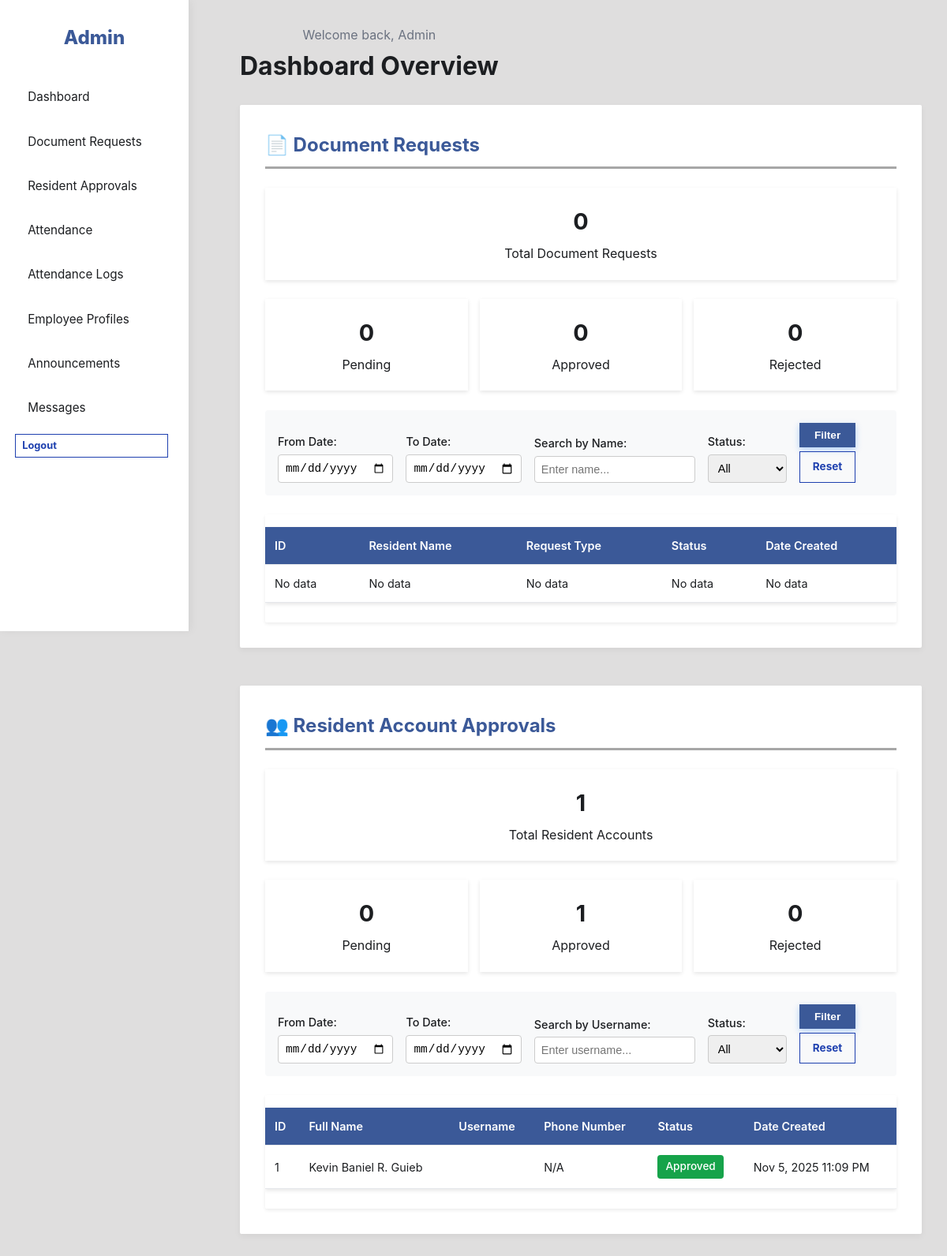
Screenshot of /admin/AdminDashboard.php (signed in) with the database file from the repository.
### tables this page shows
CREATE TABLE `residents` (
  `id` int(11) NOT NULL,
  `full_name` varchar(255) NOT NULL,
  `username` varchar(50) NOT NULL,
  `email` varchar(255) DEFAULT NULL,
  `phone_number` varchar(20) DEFAULT NULL,
  `resident_password` varchar(255) NOT NULL,
  `id_file` LONGBLOB NOT NULL,
  `proof_file` LONGBLOB NOT NULL,
  `approval_status` enum('Pending','Approved','Rejected') DEFAULT 'Pending',
  `rejection_date` timestamp NULL DEFAULT NULL,
  `verification_code` varchar(10) DEFAULT NULL,
  `verification_expires` datetime DEFAULT NULL,
  `password_reset_token` varchar(100) DEFAULT NULL,
  `password_reset_expires` datetime DEFAULT NULL,
  `created_at` timestamp NOT NULL DEFAULT current_timestamp()
);

### config/Database.php (called while the page is built, shortened)
<?php
class Database {
    private static $instance = null;
    private $conn;
    private $host = "localhost";
    private $db_name = "smartbarangaydb";
    private $username = "root";
    private $password = "";
    private function __construct() {
        try {
            $this->conn = new PDO(
                "mysql:host=" . $this->host . ";dbname=" . $this->db_name,
                $this->username,
                $this->password
            );
            $this->conn->setAttribute(PDO::ATTR_ERRMODE, PDO::ERRMODE_EXCEPTION);
            $this->conn->exec("set names utf8");
            $this->conn->exec("SET time_zone = '+08:00'");
        } catch(PDOException $e) {
            $this->displayError(
                "Unable to Connect to the System",
                "We're having trouble connecting to our database. This might be temporary. Please try again in a few moments.",
                "If the problem continues, please contact the barangay office for assistance."
            );
        }
    }
    public static function getInstance() {
        if (self::$instance === null) {
            self::$instance = new self();
        }
        return self::$instance;
    }
    public function getConnection() {
        return $this->conn;
    }
}

### admin/Admin.php (called while the page is built, shortened)
<?php
require_once "../config/Database.php";
class Admin {
    private $conn;
    public function __construct() {
        $this->conn = Database::getInstance()->getConnection();
    }
    public function getRequests() {
        try {
            $stmt = $this->conn->prepare("CALL getAllRequestsWithResidents()");
            $stmt->execute();
            return $stmt->fetchAll(PDO::FETCH_ASSOC);
        } catch (PDOException $e) {
            error_log("Get requests error: " . $e->getMessage());
            return [];
        }
    }
    public function getAllResidents() {
        try {
            $stmt = $this->conn->prepare("CALL getAllResidentsWithStatus()");
            $stmt->execute();
            return $stmt->fetchAll(PDO::FETCH_ASSOC);
        } catch (PDOException $e) {
            error_log("Get all residents error: " . $e->getMessage());
            return [];
        }
    }
}

### admin/AdminDashboard.php (the view, shortened to what this page needs)
<?php
require_once "Admin.php";
$admin = new Admin();
$docFromDate = isset($_GET['doc_from_date']) ? $_GET['doc_from_date'] : '';
$docToDate = isset($_GET['doc_to_date']) ? $_GET['doc_to_date'] : '';
$docSearch = isset($_GET['doc_search']) ? trim($_GET['doc_search']) : '';
$residentFromDate = isset($_GET['resident_from_date']) ? $_GET['resident_from_date'] : '';
$residentToDate = isset($_GET['resident_to_date']) ? $_GET['resident_to_date'] : '';
$residentSearch = isset($_GET['resident_search']) ? trim($_GET['resident_search']) : '';
$allRequests = $admin->getRequests();
$allResidents = $admin->getAllResidents();
$docPending = $docApproved = $docRejected = 0;
$residentPending = $residentApproved = $residentRejected = 0;
foreach ($allResidents as $r) {
    switch ($r['approval_status']) {
        case 'Approved': $residentApproved++; break;
    }
}
$filteredRequests = $allRequests;
$filteredRequests = array_values($filteredRequests);
$filteredResidents = $allResidents;
$filteredResidents = array_values($filteredResidents);
?>
<!DOCTYPE html>
<html lang="en">
<head>
  <link rel="stylesheet" href="../css/admin.css">
  <link rel="stylesheet" href="https://cdn.datatables.net/1.13.5/css/jquery.dataTables.min.css">
</head>
<body>
  <div class="admin-layout">
    <?php include __DIR__ . '/sidebar.php'; ?>
    <main class="admin-main">
      <header class="admin-top">
        <div>
          <p class="muted">Welcome back, Admin</p>
          <h1>Dashboard Overview</h1>
        </div>
      </header>
      <section id="document-requests" class="dashboard-section">
        <h2>📄 Document Requests</h2>
        <div class="stat-card highlight-card">
          <h3><?php echo count($allRequests); ?></h3>
          <p>Total Document Requests</p>
        </div>
        <section class="stats-grid">
          <div class="stat-card">
            <h3><?php echo $docPending; ?></h3>
            <p>Pending</p>
          </div>
          <div class="stat-card">
            <h3><?php echo $docApproved; ?></h3>
            <p>Approved</p>
          </div>
          <div class="stat-card">
            <h3><?php echo $docRejected; ?></h3>
            <p>Rejected</p>
          </div>
        </section>
        <form method="GET" class="filter-form" id="docFilterForm">
          <div class="filter-row">
            <div class="filter-group">
              <label>From Date:</label>
              <input type="date" name="doc_from_date" value="<?php echo htmlspecialchars($docFromDate); ?>" class="form-input">
            </div>
            <div class="filter-group">
              <label>To Date:</label>
              <input type="date" name="doc_to_date" value="<?php echo htmlspecialchars($docToDate); ?>" class="form-input">
            </div>
            <div class="filter-group">
              <label>Search by Name:</label>
              <input type="text" name="doc_search" value="<?php echo htmlspecialchars($docSearch); ?>" placeholder="Enter name..." class="form-input">
            </div>
            <div class="filter-group">
              <label>Status:</label>
              <select name="doc_status" class="form-input">
                <option value="">All</option>
              </select>
            </div>
            <div class="filter-group">
              <button type="submit" class="btn btn-primary">Filter</button>
              <a href="AdminDashboard.php" class="btn outline">Reset</a>
            </div>
          </div>
        </form>
        <div class="table-container">
          <table id="documentRequestsTable" class="data-table">
            <thead>
              <tr>
                <th>ID</th>
                <th>Resident Name</th>
                <th>Request Type</th>
                <th>Status</th>
                <th>Date Created</th>
              </tr>
            </thead>
            <tbody>
              <?php if (count($filteredRequests) > 0): ?>
                <?php foreach ($filteredRequests as $request): ?>
                  <tr>
                    <td><?php echo htmlspecialchars($request['id']); ?></td>
                    <td><?php echo htmlspecialchars($request['full_name']); ?></td>
                    <td><?php echo htmlspecialchars($request['type']); ?></td>
                    <td>
                      <span class="status-badge status-<?php echo strtolower($request['status']); ?>">
                        <?php echo htmlspecialchars($request['status']); ?>
                      </span>
                    </td>
                    <td><?php echo date('M j, Y g:i A', strtotime($request['created_at'])); ?></td>
                  </tr>
                <?php endforeach; ?>
              <?php else: ?>
                <tr>
                  <td>No data</td>
                  <td>No data</td>
                  <td>No data</td>
                  <td>No data</td>
                  <td>No data</td>
                </tr>
              <?php endif; ?>
            </tbody>
          </table>
        </div>
      </section>
      <section id="resident-approvals" class="dashboard-section">
        <h2>👥 Resident Account Approvals</h2>
        <div class="stat-card highlight-card">
          <h3><?php echo count($allResidents); ?></h3>
          <p>Total Resident Accounts</p>
        </div>
        <section class="stats-grid">
          <div class="stat-card">
            <h3><?php echo $residentPending; ?></h3>
            <p>Pending</p>
          </div>
          <div class="stat-card">
            <h3><?php echo $residentApproved; ?></h3>
            <p>Approved</p>
          </div>
          <div class="stat-card">
            <h3><?php echo $residentRejected; ?></h3>
            <p>Rejected</p>
          </div>
        </section>
        <form method="GET" class="filter-form" id="residentFilterForm">
          <div class="filter-row">
            <div class="filter-group">
              <label>From Date:</label>
              <input type="date" name="resident_from_date" value="<?php echo htmlspecialchars($residentFromDate); ?>" class="form-input">
            </div>
            <div class="filter-group">
              <label>To Date:</label>
              <input type="date" name="resident_to_date" value="<?php echo htmlspecialchars($residentToDate); ?>" class="form-input">
            </div>
            <div class="filter-group">
              <label>Search by Username:</label>
              <input type="text" name="resident_search" value="<?php echo htmlspecialchars($residentSearch); ?>" placeholder="Enter username..." class="form-input">
            </div>
            <div class="filter-group">
              <label>Status:</label>
              <select name="resident_status" class="form-input">
                <option value="">All</option>
              </select>
            </div>
            <div class="filter-group">
              <button type="submit" class="btn btn-primary">Filter</button>
              <a href="AdminDashboard.php" class="btn outline">Reset</a>
            </div>
          </div>
        </form>
        <div class="table-container">
          <table id="residentApprovalsTable" class="data-table">
            <thead>
              <tr>
                <th>ID</th>
                <th>Full Name</th>
                <th>Username</th>
                <th>Phone Number</th>
                <th>Status</th>
                <th>Date Created</th>
              </tr>
            </thead>
            <tbody>
              <?php if (count($filteredResidents) > 0): ?>
                <?php foreach ($filteredResidents as $resident): ?>
                  <tr>
                    <td><?php echo htmlspecialchars($resident['id']); ?></td>
                    <td><?php echo htmlspecialchars($resident['full_name']); ?></td>
                    <td><?php echo htmlspecialchars($resident['username'] ?? 'N/A'); ?></td>
                    <td><?php echo htmlspecialchars($resident['phone_number'] ?? 'N/A'); ?></td>
                    <td>
                      <span class="status-badge status-<?php echo strtolower($resident['approval_status']); ?>">
                        <?php echo htmlspecialchars($resident['approval_status']); ?>
                      </span>
                    </td>
                    <td><?php echo date('M j, Y g:i A', strtotime($resident['created_at'])); ?></td>
                  </tr>
                <?php endforeach; ?>
              <?php endif; ?>
            </tbody>
          </table>
        </div>
      </section>
    </main>
  </div>
</body>
</html>

### css/admin.css (style rules this page uses)
:root { --primary-green: #3b5998; --secondary-green: #dfdede; --white: #ffffff; --accent-yellow: #a7a7a7; --text-dark: #1c1e21; --text-light: #65676b; --btn-hover: #165ecc; --card-shadow: rgba(0, 0, 0, 0.08); --transition-speed: 0.3s; }
* { box-sizing: border-box; margin: 0; padding: 0; }
body { font-family: "Inter", system-ui, Arial, sans-serif; background-color: var(--secondary-green); color: var(--text-dark); line-height: 1.6; min-height: 100vh; display: flex; flex-direction: column; }
a { text-decoration: none; color: inherit; }
.btn { padding: 0.45rem 1rem; font-size: 0.85rem; font-weight: 700; cursor: pointer; border: none; transition: 0.25s; }
.btn:not(.outline) { background: var(--primary-green); color: var(--white); box-shadow: 0 3px 8px rgba(24, 119, 242, 0.3); }
.btn.outline { border: 2px solid var(--primary-green); color: var(--primary-green); background: transparent; }
.admin-layout { display: flex; gap: 2rem; }
.admin-main { flex: 1; display: flex; flex-direction: column; padding: 2rem; }
.admin-top { display: flex; justify-content: space-between; align-items: center; margin-bottom: 1.5rem; }
.stats-grid { display: flex; gap: 15px; margin-bottom: 25px; }
.highlight-card { margin-bottom: 1.5rem; width: 100%; text-align: center; padding: 1.5rem; }
.highlight-card + .stats-grid { margin-top: 0.5rem; }
.stat-card { flex: 1; background-color: #ffffff; padding: 20px; text-align: center; box-shadow: 0 2px 5px rgba(0,0,0,0.1); }
.stat-card h3 { font-size: 1.8rem; margin-bottom: 5px; }
table { width: 100%; max-width: 100%; border-collapse: collapse; background-color: #ffffff; overflow: hidden; margin-bottom: 25px; box-shadow: 0 2px 5px rgba(0,0,0,0.1); }
table thead { background-color: #1e40af; color: #fff; }
table th, table td { padding: 10px 12px; text-align: left; border-bottom: 1px solid #e5e7eb; }
.muted { color: #6b7280; text-align: center; }
.status-badge { display: inline-block; padding: 4px 10px; font-size: 0.85rem; font-weight: 500; color: #fff; text-align: center; border-radius: 4px; }
.status-approved { background-color: #16a34a; }
.dashboard-section { margin-bottom: 3rem; background-color: var(--white); padding: 2rem; border-radius: 2px; box-shadow: 0 3px 8px rgba(0, 0, 0, 0.05); }
.dashboard-section h2 { color: var(--primary-green); margin-bottom: 1.5rem; font-size: 1.5rem; border-bottom: 3px solid var(--accent-yellow); padding-bottom: 0.5rem; }
.filter-form { margin-bottom: 1.5rem; padding: 1rem; background-color: #f8f9fa; border-radius: 4px; }
.filter-row { display: flex; flex-wrap: wrap; gap: 1rem; align-items: flex-end; }
.filter-group { display: flex; flex-direction: column; gap: 0.3rem; }
.filter-group label { font-weight: 500; font-size: 0.9rem; color: var(--text-dark); }
.filter-group .form-input { padding: 0.5rem; border: 1px solid #ccc; border-radius: 4px; font-size: 0.9rem; }
.filter-group .btn { padding: 0.5rem 1rem; margin-right: 0.5rem; }
.data-table { width: 100%; border-collapse: collapse; margin-top: 1rem; }
.data-table thead { background-color: var(--primary-green); color: var(--white); }
.data-table th { padding: 0.75rem; text-align: left; font-weight: 600; font-size: 0.9rem; }
.data-table td { padding: 0.75rem; border-bottom: 1px solid #e5e7eb; font-size: 0.9rem; }
.btn { padding: 5px 10px; font-size: 0.85rem; border: none; cursor: pointer; margin-right: 5px; }
.btn.outline { background-color: transparent; border: 1px solid #1e40af; color: #1e40af; }
.table-container { background: white; border-radius: 2px; box-shadow: 0 2px 4px rgba(0, 0, 0, 0.08); overflow: hidden; }

### rows the page displays
residents: id "1", full_name "Kevin Baniel R. Guieb", phone_number "N/A", approval_status "Approved", created_at "Nov 5, 2025 11:09 PM"

### other values shown
count($allRequests) "0"
$docPending "0"
$docApproved "0"
$docRejected "0"
count($allResidents) "1"
$residentPending "0"
$residentApproved "1"
$residentRejected "0"
